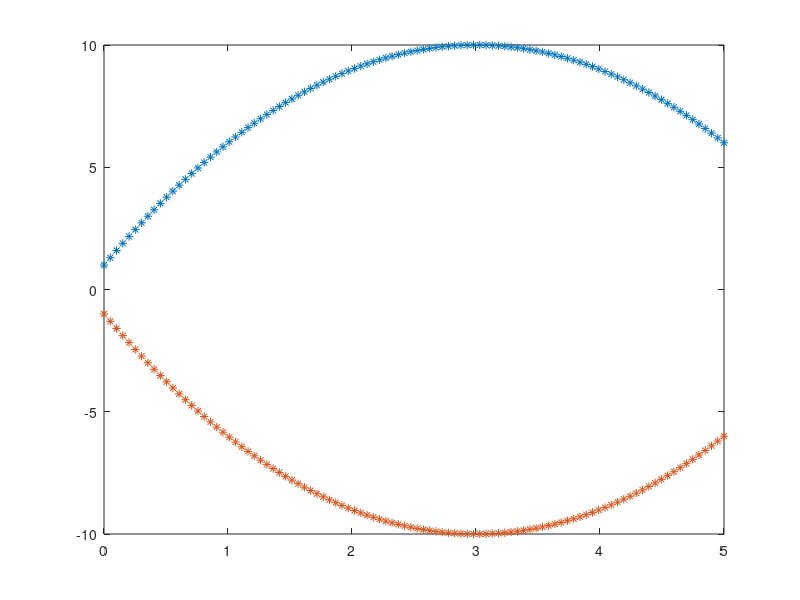

Recreate this plot in MATLAB.
clc, clearvars, close all

x = linspace(0, 5);
y = (-(x - 3).^2) + 10;
max(y);
plot(x, y, '*')
hold on
plot(x, y.*(-1), '*')
